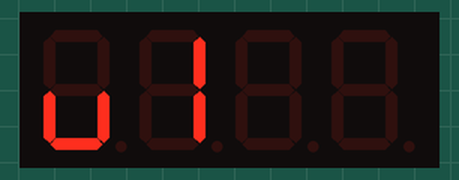
Bench run of a sketch on a simulated Arduino Uno, built with avr-gcc and run on an emulated ATmega328P. On the bench: 4-digit seven-segment display.

Above: at 0.1 s.
At 5.01 s:
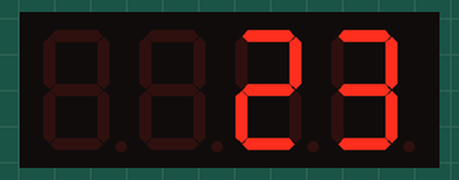
At 9.99 s:
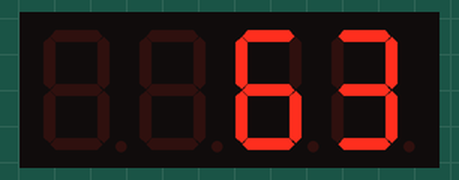
At 19.96 s:
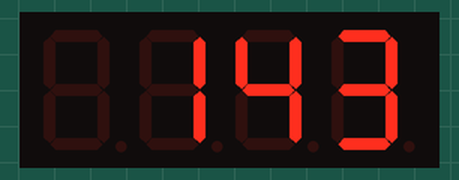
At 29.92 s:
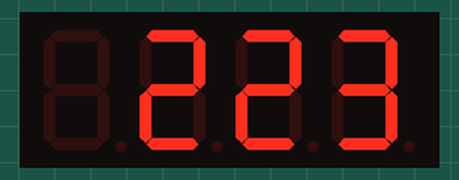
At 39.89 s:
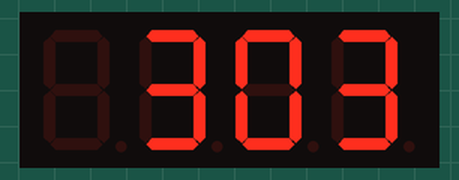

The sketch:

7-segment.ino
```cpp
#include "TM1637.h"

const int CLK = 17;
const int DIO = 16;

TM1637 sevenSegment(CLK,DIO);

void setup()
{
    sevenSegment.init();
    sevenSegment.set(7);//bright0-7

     //const int DIGITS = 4;
    sevenSegment.displayNum(5);
    sevenSegment.displayStr("v1");
    delay(2000);


}
int number = 0;
String nm;
void loop()
{
    sevenSegment.displayNum(number++);

    delay(100);

}
```
